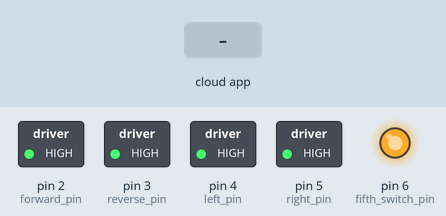
The sketch below on a simulated Arduino Uno, built with avr-gcc and run on an emulated ATmega328P. Shown: switched loads named in the sketch (green lamp = pin HIGH), output pins drawn as LEDs (lit = HIGH). Inputs (shaded band) come from the test bench. The ROS host is connected and sends only what is stated.

Above: at 1.2 s.
1.3 s: the phone or cloud app sets linear.x to -100
At 2.5 s:
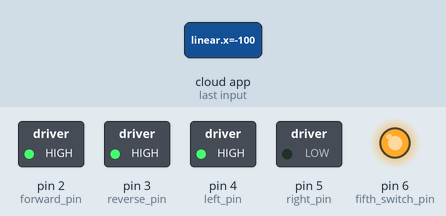
2.8 s: the phone or cloud app sets linear.x to 100
At 3.6 s:
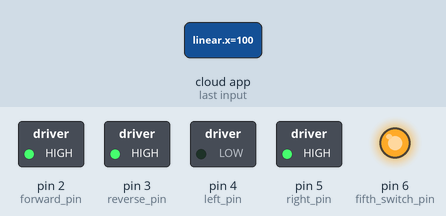
Timing chart, 0 to 5.8 s (numbered marks = the images above; inputs shaded):
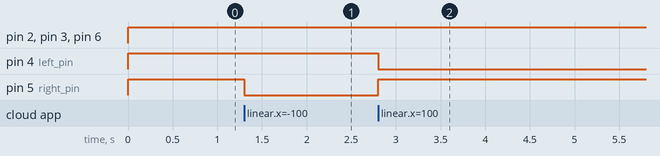

The sketch:

chiron_arduino_twist.ino
```cpp
/*
This is the aduino code for AJ 2.0, for electrical designs and documentation
check the GIT Hub located at ...
 */

//include rosserial libaries
#if (ARDUINO >= 100)
 #include <Arduino.h>
#else
 #include <WProgram.h>
#endif

#include <ros.h>
#include <std_msgs/UInt16.h>
#include <geometry_msgs/Twist.h>
//#include <std_msgs/ByteMultiArray.h>

ros::NodeHandle nh;

// set pin numbers:
const int forward_pin = 2;     // the number of the pushbutton pin
const int reverse_pin = 3;
const int left_pin = 4;	//setting pins for motor controller
const int right_pin = 5;
const int fifth_switch_pin = 6;

boolean forward_bool = true;
boolean reverse_bool = true;
boolean left_bool = true;
boolean right_bool = true;
boolean fifth_switch_bool = true;

void bool_callback( const std_msgs::UInt16& bool_value){
	if(bool_value.data == 1){
		forward_bool = false;
		//bool_array_update();

	}

	if(bool_value.data == 2){
		forward_bool = true;
		//bool_array_update();

	}

	if(bool_value.data == 3){
		reverse_bool = false;
		//bool_array_update();

	}

	if(bool_value.data == 4){
		reverse_bool = true;
		//bool_array_update();

	}

	if(bool_value.data == 5){
		left_bool = false;
		//bool_array_update();

	}

	if(bool_value.data == 6){
		left_bool = true;
		//bool_array_update();

	}

	if(bool_value.data == 7){
		right_bool = false;
		//bool_array_update();

	}

	if(bool_value.data == 8){
		right_bool = true;
		//bool_array_update();
	}

	if(bool_value.data == 9){
		fifth_switch_bool = false;
		//bool_array_update();

	}

	if(bool_value.data == 10){
		fifth_switch_bool = true;
		//bool_array_update();
	}
	else{
		return;
	}
}
void twist_cb( const geometry_msgs::Twist& twist_msg)
{
     float xvel = twist_msg.linear.x;
     float yvel = twist_msg.linear.y;

     if(yvel > 0)
     {
         forward_bool = true;
         reverse_bool = false;
     }
     if(yvel < 0)
     {
         forward_bool = false;
         reverse_bool = true;
     }
     if(xvel > 0)
     {
         right_bool = true;
         left_bool = false;
     }
     if(xvel < 0)
     {
         right_bool = false;
         left_bool = true;
     }

     return;

     //What should the max be? x_vel max is 1.2V?
     //int x_vel_output = map(xvel, 0, 5, 0, 1023);
     //int y_vel_output = map(yvel, 0, 5, 0, 1023);


}
ros::Subscriber<std_msgs::UInt16> sub_1("/bool", bool_callback);
ros::Subscriber<geometry_msgs::Twist> twist_sub("twist", twist_cb);
void setup(){
	// initialize the pushbutton pin as an input:
	pinMode(forward_pin, OUTPUT);
	pinMode(reverse_pin, OUTPUT);
	pinMode(left_pin, OUTPUT);
	pinMode(right_pin, OUTPUT);
	pinMode(fifth_switch_pin, OUTPUT);

	nh.initNode();

	forward_bool = true;
	reverse_bool = true;
	left_bool = true;
	right_bool = true;
	fifth_switch_bool = true;

	nh.subscribe(sub_1);
        nh.subscribe(twist_sub);
	}

void loop(){
	if(forward_bool == true){
		digitalWrite(forward_pin, HIGH);
	}
	if(forward_bool == false){
		digitalWrite(forward_pin, LOW);
	}

	if(reverse_bool == true){
		digitalWrite(reverse_pin, HIGH);
	}
	if(reverse_bool == false){
		digitalWrite(reverse_pin, LOW);
	}

	if(left_bool == true){
		digitalWrite(left_pin, HIGH);
	}
	if(left_bool == false){
		digitalWrite(left_pin, LOW);
	}

	if(right_bool == true){
		digitalWrite(right_pin, HIGH);
	}
	if(right_bool == false){
		digitalWrite(right_pin, LOW);
	}

	if(fifth_switch_bool == true){
		digitalWrite(fifth_switch_pin, HIGH);
	}
	if(fifth_switch_bool == false){
		digitalWrite(fifth_switch_pin, LOW);
	}

	nh.spinOnce();
}
```

Measured:
- after the input at 1.3 s, pin 5 (right_pin): HIGH → LOW at once
- after the input at 2.8 s, pin 4 (left_pin): HIGH → LOW at once; pin 5 (right_pin): LOW → HIGH at once
